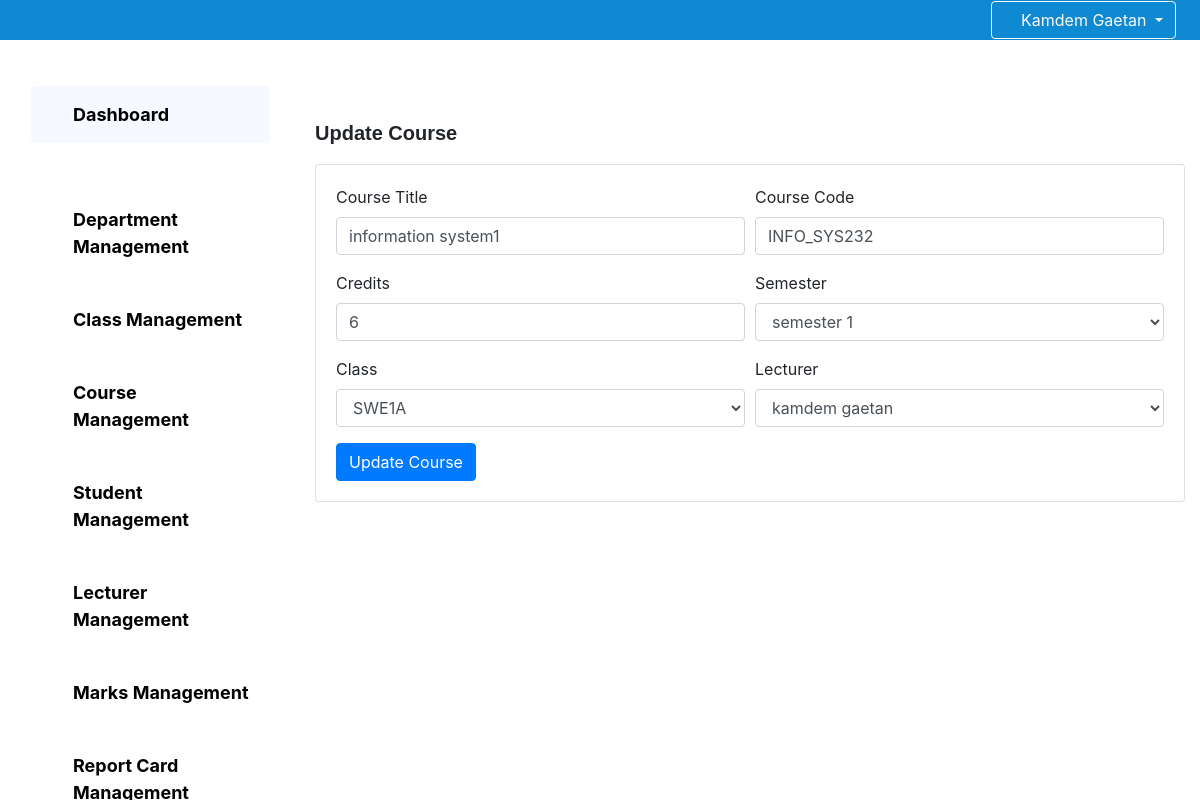
The page /administration/courses/1/update/ (signed in) on the database its author committed.
### core/models.py (models this page shows, shortened)
class Course(models.Model):
    SEMESTER_1='semester 1'
    SEMESTER_2='semester 2'
    SEMESTER_3='semester 3'
    SEMESTER_4='semester 4'
    SEMESTER_5='semester 5'
    SEMESTER_6='semester 6'
    SEMESTER_7='semester 7'
    SEMESTER_8='semester 8'
    SEMESTER_9='semester 9'
    SEMESTER_10='semester 10'
    SEMESTER_11='semester 11'
    SEMESTER_12='semester 12'
    SEMESTER_13='semester 13'
    SEMESTER_14='semester 14'
    SEMESTER=(
        (SEMESTER_1,'semester 1'),(SEMESTER_2,'semester 2'),(SEMESTER_3,'semester 3'),(SEMESTER_4,'semester 4'),
        (SEMESTER_5,'semester 5'),(SEMESTER_6,'semester 6'),(SEMESTER_7,'semester 7'),(SEMESTER_8,'semester 8'),
        (SEMESTER_9,'semester 9'),(SEMESTER_10,'semester 10'),(SEMESTER_11,'semester 11'),(SEMESTER_12,'semester 12'),
        (SEMESTER_13,'semester 13'),(SEMESTER_14,'semester 14')
    )
    creator=models.ForeignKey(Administrator,on_delete=models.CASCADE)
    lecturer=models.ForeignKey(Lecturer,on_delete=models.CASCADE)
    classe=models.ForeignKey(Classe,on_delete=models.CASCADE)
    coursecode=models.CharField(max_length=10)
    coursetitle=models.CharField(max_length=255)
    credits=models.IntegerField()
    semester=models.CharField(max_length=25,choices=SEMESTER,default=SEMESTER_1)
    creationdate=models.DateField(default=timezone.now)

class Classe(models.Model):
    creator=models.ForeignKey(Administrator,on_delete=models.DO_NOTHING)
    classcode=models.CharField(max_length=10)
    classname=models.CharField(max_length=255)
    level=models.CharField(max_length=255,null=True)
    speciality=models.CharField(max_length=255)
    department=models.ForeignKey(Department,on_delete=models.DO_NOTHING,null=True)
    creationdate=models.DateField(default=timezone.now)

class Lecturer(models.Model):
    creator=models.ForeignKey(Administrator,on_delete=models.DO_NOTHING)
    user=models.OneToOneField(User,on_delete=models.CASCADE)
    usersname=models.CharField(max_length=255,null=True)
    department=models.ForeignKey(Department,on_delete=models.CASCADE)
    firstname=models.CharField(max_length=255)
    lastname=models.CharField(max_length=255)
    gender=models.CharField(max_length=1)
    dateofbirth=models.DateField()
    email=models.EmailField()
    creationdate=models.DateTimeField(auto_now=True)
    address=models.CharField(max_length=200,default='Logbaba')
    phonenumber=models.IntegerField(default=677285764)
    picture=models.ImageField(null=False,upload_to='lecturer_pictures',default='teacher.png')
    creationdate=models.DateField(default=timezone.now)

### core/Administration/views.py (the view, shortened to what this page needs)
# urls.py: path('courses/<id>/update/',views_administration.updatecourse, name='updatecourse'),
@login_required
def updatecourse(request, id):
    course = get_object_or_404(Course, id=id)
    classes = Classe.objects.all()
    lecturers = Lecturer.objects.all()
    return render(request, 'Administration/updatecourse.html', {
        'course': course,
        'classes': classes,
        'lecturers': lecturers,
        'semesters': Course.SEMESTER
    })

### template/Administration/updatecourse.html (shortened to what this page needs)
{% extends "Administration/base.html" %}
{% block dash %}
    <form method="post" enctype="multipart/form-data" class="needs-validation" novalidate>
        <p class="mt-5" style="font-size: 20px; font-weight: bolder; font-family: Arial, Helvetica, sans-serif;">Update Course</p>
        <div class="card bg-white mt-2 mb-5">
            <div class="card-body">
                <div class="form-row">
                    <div class="col-md-6 mb-3">
                        <label for="coursetitle">Course Title</label>
                        <input type="text" class="form-control" name="coursetitle" id="coursetitle" value="{{ course.coursetitle }}" required>
                    </div>
                    <div class="col-md-6 mb-3">
                        <label for="coursecode">Course Code</label>
                        <input type="text" class="form-control" name="coursecode" id="coursecode" value="{{ course.coursecode }}" required>
                    </div>
                </div>
                <div class="form-row">
                    <div class="col-md-6 mb-3">
                        <label for="credits">Credits</label>
                        <input type="number" class="form-control" name="credits" id="credits" value="{{ course.credits }}" required>
                    </div>
                    <div class="col-md-6 mb-3">
                        <label for="semester">Semester</label>
                        <select class="form-control" name="semester" id="semester" required>
                            {% for semester in semesters %}
                                <option value="{{ semester.0 }}" {% if course.semester == semester.0 %}selected{% endif %}>
                                    {{ semester.1 }}
                                </option>
                            {% endfor %}
                        </select>
                    </div>
                </div>
                <div class="form-row">
                    <div class="col-md-6 mb-3">
                        <label for="class">Class</label>
                        <select class="form-control" name="class" id="class" required>
                            {% for classe in classes %}
                                <option value="{{ classe.classcode }}" {% if course.classe.classcode == classe.classcode %}selected{% endif %}>
                                    {{ classe.classcode }}
                                </option>
                            {% endfor %}
                        </select>
                    </div>
                    <div class="col-md-6 mb-3">
                        <label for="lecturer">Lecturer</label>
                        <select class="form-control" name="lecturer" id="lecturer" required>
                            {% for lecturer in lecturers %}
                                <option value="{{ lecturer.firstname }}" {% if course.lecturer.firstname == lecturer.firstname %}selected{% endif %}>
                                    {{ lecturer.firstname }} {{ lecturer.lastname }}
                                </option>
                            {% endfor %}
                        </select>
                    </div>
                </div>
                <button type="submit" class="btn btn-primary">Update Course</button>
            </div>
        </div>
    </form>
{% endblock %}

### template/base.html (shortened to what this page needs)
{% load static %}
<!DOCTYPE html>
<html lang="en">
<head>
    <link rel="stylesheet" href='{% static "fontawesome/css/all.min.css" %}'>
    {% load bootstrap4 %}
    {% bootstrap_css %}
</head>
<body>
    <nav class="navbar navbar-expand-lg navbar-light bg-primary navbar-fixed">
        <form class="form-inline ml-auto">
            {% if request.user.is_authenticated %}
                <div class="dropdown">
                    <button class="btn btn-outline-light dropdown-toggle" type="button" id="userDropdown" data-toggle="dropdown" aria-haspopup="true" aria-expanded="false">
                        <i class="fas fa-user"></i> {{ request.user.get_full_name|title }}
                    </button>
                </div>
            {% endif %}
        </form>
    </nav>
    <div class="content-wrapper">
        {% block content %}{% endblock content %}
    </div>
    <link rel="stylesheet" href="{%static 'javascripts/bootoast.min.css'%}">
</body>
</html>

### template/base.html (style rules this page uses)
.navbar-fixed { position: fixed; top: 0; width: 100%; z-index: 1000; background-color: rgb(16, 137, 211) !important; padding:0px 2vw 0vw 5vw!important;I }
.content-wrapper { padding-top: 70px; }

### rows shown on the page
Course: coursetitle "information system1", coursecode "INFO_SYS232", credits "6", semester "semester 1", class "SWE1A", lecturer "kamdem gaetan"

### other values the page prints
{{ request.user.get_full_name|title }} "Kamdem Gaetan"
